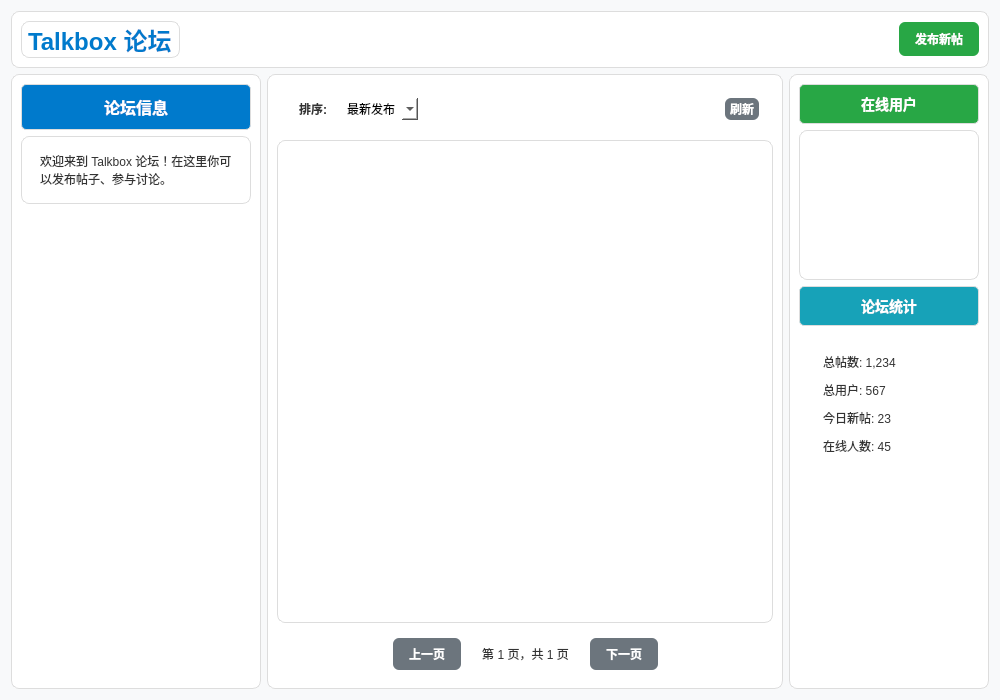
<?xml version="1.0" encoding="UTF-8"?>
<ui version="4.0">
 <class>ForumMainWidget</class>
 <widget class="QWidget" name="ForumMainWidget">
  <property name="geometry">
   <rect>
    <x>0</x>
    <y>0</y>
    <width>1000</width>
    <height>700</height>
   </rect>
  </property>
  <property name="windowTitle">
   <string>Talkbox - 论坛</string>
  </property>
  <property name="styleSheet">
   <string>QWidget {
    background-color: #f8f9fa;
    font-family: 'Microsoft YaHei', Arial, sans-serif;
}

QLabel {
    color: #333;
}

QPushButton {
    background-color: #007acc;
    color: white;
    border: none;
    border-radius: 6px;
    padding: 8px 16px;
    font-weight: bold;
}

QPushButton:hover {
    background-color: #005999;
}

QPushButton:pressed {
    background-color: #004d7a;
}

QLineEdit {
    border: 1px solid #ddd;
    border-radius: 5px;
    padding: 8px;
    background-color: white;
}

QLineEdit:focus {
    border-color: #007acc;
}

QListWidget {
    background-color: white;
    border: 1px solid #ddd;
    border-radius: 5px;
}

QListWidget::item {
    padding: 10px;
    border-bottom: 1px solid #eee;
}

QListWidget::item:selected {
    background-color: #e3f2fd;
}

QComboBox {
    border: 1px solid #ddd;
    border-radius: 5px;
    padding: 5px;
    background-color: white;
}</string>
  </property>
  <layout class="QVBoxLayout" name="verticalLayout">
   <item>
    <widget class="QFrame" name="headerFrame">
     <property name="maximumSize">
      <size>
       <width>16777215</width>
       <height>80</height>
      </size>
     </property>
     <property name="frameShape">
      <enum>QFrame::StyledPanel</enum>
     </property>
     <property name="styleSheet">
      <string>QFrame {
    background-color: white;
    border-radius: 8px;
    border: 1px solid #ddd;
}</string>
     </property>
     <layout class="QHBoxLayout" name="headerLayout">
      <item>
       <widget class="QLabel" name="forumTitleLabel">
        <property name="text">
         <string>Talkbox 论坛</string>
        </property>
        <property name="styleSheet">
         <string>font-size: 24px; font-weight: bold; color: #007acc;</string>
        </property>
       </widget>
      </item>       <item>
        <spacer name="headerSpacer">
         <property name="orientation">
          <enum>Qt::Horizontal</enum>
         </property>
         <property name="sizeHint" stdset="0">
          <size>
           <width>40</width>
           <height>20</height>
          </size>
         </property>
        </spacer>
       </item>
      <item>
       <widget class="QPushButton" name="newPostButton">
        <property name="text">
         <string>发布新帖</string>
        </property>
        <property name="styleSheet">
         <string>background-color: #28a745;</string>
        </property>
       </widget>
      </item>
     </layout>
    </widget>
   </item>
   <item>
    <layout class="QHBoxLayout" name="mainLayout">
     <item>
      <widget class="QFrame" name="leftSidebar">
       <property name="maximumSize">
        <size>
         <width>250</width>
         <height>16777215</height>
        </size>
       </property>
       <property name="frameShape">
        <enum>QFrame::StyledPanel</enum>
       </property>
       <property name="styleSheet">
        <string>QFrame {
    background-color: white;
    border-radius: 8px;
    border: 1px solid #ddd;
}</string>
       </property>
       <layout class="QVBoxLayout" name="sidebarLayout">
        <item>
         <widget class="QLabel" name="infoLabel">
          <property name="text">
           <string>论坛信息</string>
          </property>
          <property name="styleSheet">
           <string>font-size: 16px; font-weight: bold; padding: 10px; background-color: #007acc; color: white; border-radius: 5px;</string>
          </property>
          <property name="alignment">
           <set>Qt::AlignCenter</set>
          </property>
         </widget>
        </item>
        <item>
         <widget class="QLabel" name="welcomeText">
          <property name="text">
           <string>欢迎来到 Talkbox 论坛！在这里你可以发布帖子、参与讨论。</string>
          </property>
          <property name="wordWrap">
           <bool>true</bool>
          </property>
          <property name="styleSheet">
           <string>padding: 15px; line-height: 1.4;</string>
          </property>
         </widget>
        </item>
        <item>
         <spacer name="sidebarSpacer">
          <property name="orientation">
           <enum>Qt::Vertical</enum>
          </property>
          <property name="sizeHint" stdset="0">
           <size>
            <width>20</width>
            <height>40</height>
           </size>
          </property>
         </spacer>
        </item>
       </layout>
      </widget>
     </item>
     <item>
      <widget class="QFrame" name="centerFrame">
       <property name="frameShape">
        <enum>QFrame::StyledPanel</enum>
       </property>
       <property name="styleSheet">
        <string>QFrame {
    background-color: white;
    border-radius: 8px;
    border: 1px solid #ddd;
}</string>
       </property>
       <layout class="QVBoxLayout" name="centerLayout">
        <item>
         <widget class="QFrame" name="filterFrame">
          <property name="maximumSize">
           <size>
            <width>16777215</width>
            <height>50</height>
           </size>
          </property>
          <property name="styleSheet">
           <string>border: none; padding: 5px;</string>
          </property>
          <layout class="QHBoxLayout" name="filterLayout">
           <item>
            <widget class="QLabel" name="sortLabel">
             <property name="text">
              <string>排序:</string>
             </property>
             <property name="styleSheet">
              <string>font-weight: bold;</string>
             </property>
            </widget>
           </item>
           <item>
            <widget class="QComboBox" name="sortComboBox">
             <item>
              <property name="text">
               <string>最新发布</string>
              </property>
             </item>
            </widget>
           </item>
           <item>
            <spacer name="filterSpacer">
             <property name="orientation">
              <enum>Qt::Horizontal</enum>
             </property>
             <property name="sizeHint" stdset="0">
              <size>
               <width>40</width>
               <height>20</height>
              </size>
             </property>
            </spacer>
           </item>
           <item>
            <widget class="QPushButton" name="refreshButton">
             <property name="text">
              <string>刷新</string>
             </property>
             <property name="styleSheet">
              <string>background-color: #6c757d;</string>
             </property>
            </widget>
           </item>
          </layout>
         </widget>
        </item>
        <item>
         <widget class="QListWidget" name="postsListWidget"/>
        </item>
        <item>
         <widget class="QFrame" name="paginationFrame">
          <property name="maximumSize">
           <size>
            <width>16777215</width>
            <height>50</height>
           </size>
          </property>
          <property name="styleSheet">
           <string>border: none;</string>
          </property>
          <layout class="QHBoxLayout" name="paginationLayout">
           <item>
            <spacer name="paginationLeftSpacer">
             <property name="orientation">
              <enum>Qt::Horizontal</enum>
             </property>
             <property name="sizeHint" stdset="0">
              <size>
               <width>40</width>
               <height>20</height>
              </size>
             </property>
            </spacer>
           </item>
           <item>
            <widget class="QPushButton" name="prevPageButton">
             <property name="text">
              <string>上一页</string>
             </property>
             <property name="styleSheet">
              <string>background-color: #6c757d;</string>
             </property>
            </widget>
           </item>
           <item>
            <widget class="QLabel" name="pageInfoLabel">
             <property name="text">
              <string>第 1 页，共 1 页</string>
             </property>
             <property name="alignment">
              <set>Qt::AlignCenter</set>
             </property>
             <property name="styleSheet">
              <string>padding: 0 15px;</string>
             </property>
            </widget>
           </item>
           <item>
            <widget class="QPushButton" name="nextPageButton">
             <property name="text">
              <string>下一页</string>
             </property>
             <property name="styleSheet">
              <string>background-color: #6c757d;</string>
             </property>
            </widget>
           </item>
           <item>
            <spacer name="paginationRightSpacer">
             <property name="orientation">
              <enum>Qt::Horizontal</enum>
             </property>
             <property name="sizeHint" stdset="0">
              <size>
               <width>40</width>
               <height>20</height>
              </size>
             </property>
            </spacer>
           </item>
          </layout>
         </widget>
        </item>
       </layout>
      </widget>
     </item>
     <item>
      <widget class="QFrame" name="rightSidebar">
       <property name="maximumSize">
        <size>
         <width>200</width>
         <height>16777215</height>
        </size>
       </property>
       <property name="frameShape">
        <enum>QFrame::StyledPanel</enum>
       </property>
       <property name="styleSheet">
        <string>QFrame {
    background-color: white;
    border-radius: 8px;
    border: 1px solid #ddd;
}</string>
       </property>
       <layout class="QVBoxLayout" name="rightSidebarLayout">
        <item>
         <widget class="QLabel" name="onlineUsersLabel">
          <property name="text">
           <string>在线用户</string>
          </property>
          <property name="styleSheet">
           <string>font-size: 14px; font-weight: bold; padding: 8px; background-color: #28a745; color: white; border-radius: 5px;</string>
          </property>
          <property name="alignment">
           <set>Qt::AlignCenter</set>
          </property>
         </widget>
        </item>
        <item>
         <widget class="QListWidget" name="onlineUsersListWidget">
          <property name="maximumSize">
           <size>
            <width>16777215</width>
            <height>150</height>
           </size>
          </property>
         </widget>
        </item>
        <item>
         <widget class="QLabel" name="statsLabel">
          <property name="text">
           <string>论坛统计</string>
          </property>
          <property name="styleSheet">
           <string>font-size: 14px; font-weight: bold; padding: 8px; background-color: #17a2b8; color: white; border-radius: 5px;</string>
          </property>
          <property name="alignment">
           <set>Qt::AlignCenter</set>
          </property>
         </widget>
        </item>
        <item>
         <widget class="QFrame" name="statsFrame">
          <property name="styleSheet">
           <string>border: none; padding: 10px;</string>
          </property>
          <layout class="QVBoxLayout" name="statsLayout">
           <item>
            <widget class="QLabel" name="totalPostsLabel">
             <property name="text">
              <string>总帖数: 1,234</string>
             </property>
             <property name="styleSheet">
              <string>padding: 2px;</string>
             </property>
            </widget>
           </item>
           <item>
            <widget class="QLabel" name="totalUsersLabel">
             <property name="text">
              <string>总用户: 567</string>
             </property>
             <property name="styleSheet">
              <string>padding: 2px;</string>
             </property>
            </widget>
           </item>
           <item>
            <widget class="QLabel" name="todayPostsLabel">
             <property name="text">
              <string>今日新帖: 23</string>
             </property>
             <property name="styleSheet">
              <string>padding: 2px;</string>
             </property>
            </widget>
           </item>
           <item>
            <widget class="QLabel" name="onlineCountLabel">
             <property name="text">
              <string>在线人数: 45</string>
             </property>
             <property name="styleSheet">
              <string>padding: 2px;</string>
             </property>
            </widget>
           </item>
          </layout>
         </widget>
        </item>
        <item>
         <spacer name="rightSidebarSpacer">
          <property name="orientation">
           <enum>Qt::Vertical</enum>
          </property>
          <property name="sizeHint" stdset="0">
           <size>
            <width>20</width>
            <height>40</height>
           </size>
          </property>
         </spacer>
        </item>
       </layout>
      </widget>
     </item>
    </layout>
   </item>
  </layout>
 </widget>
 <resources/>
 <connections/>
</ui>
